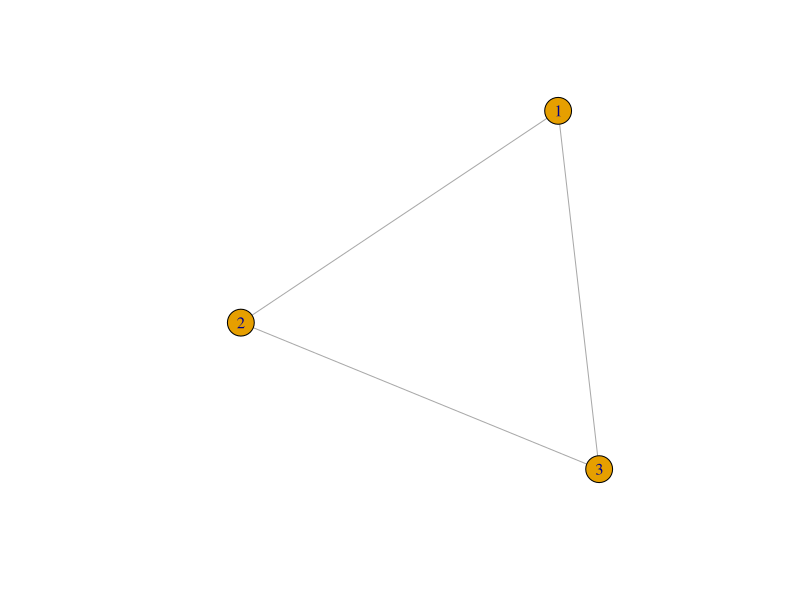
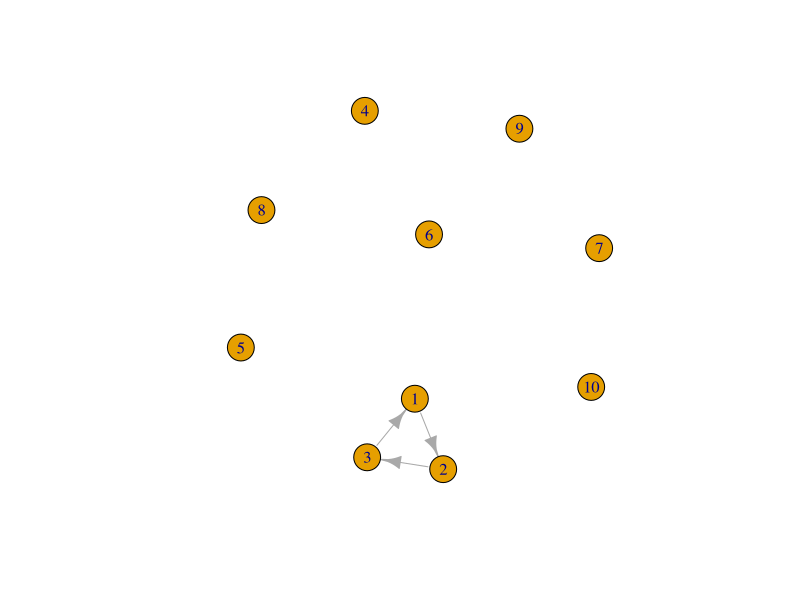
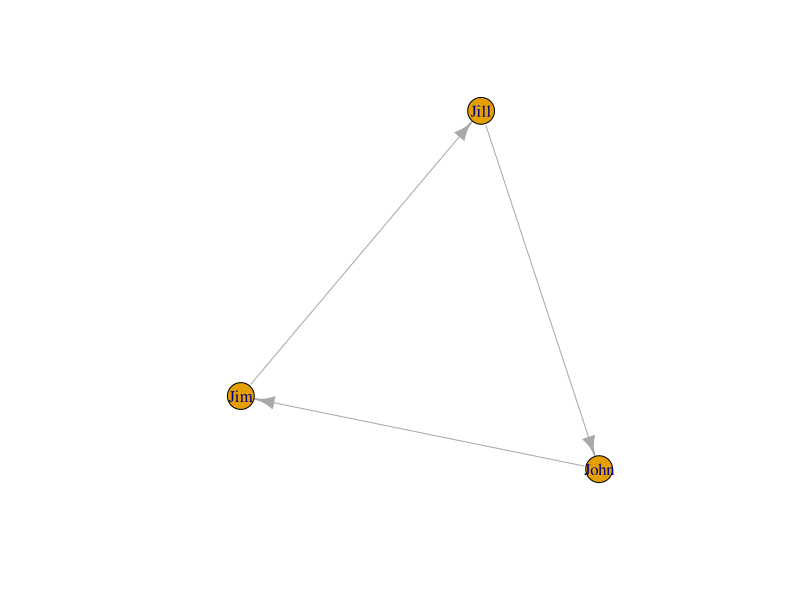
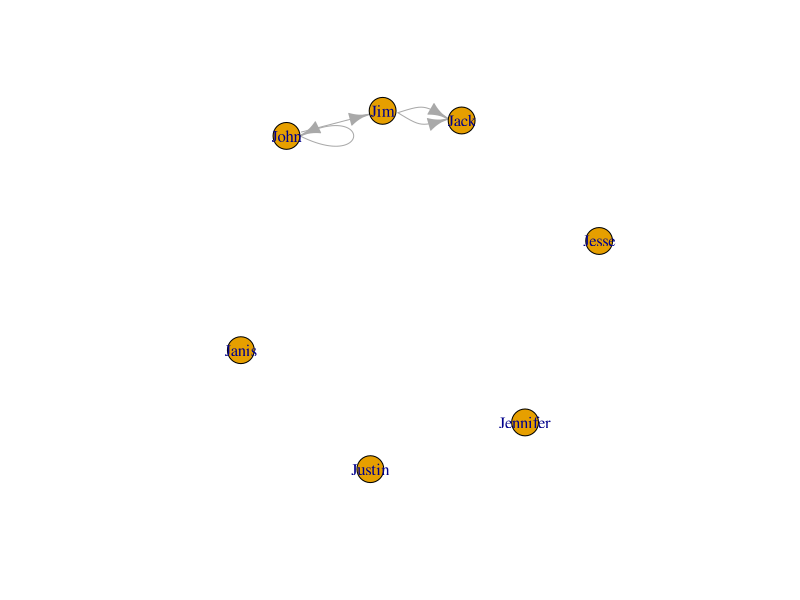
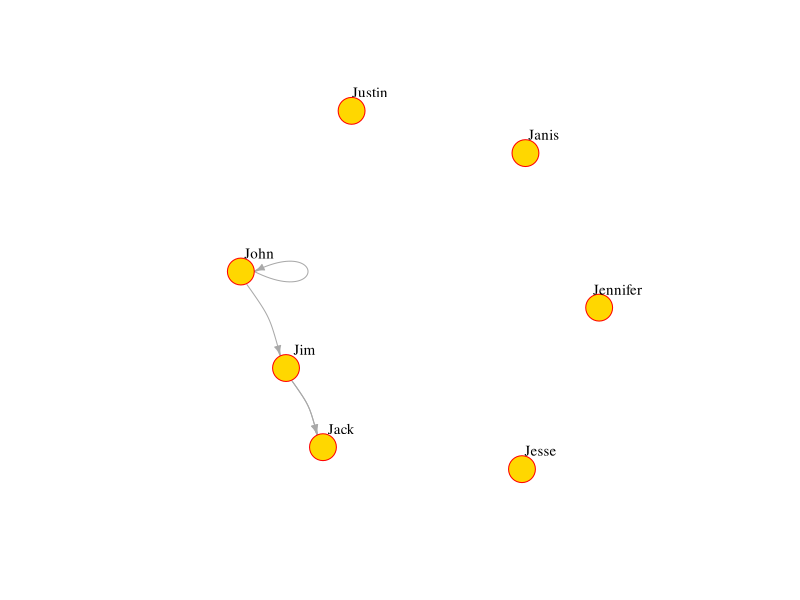
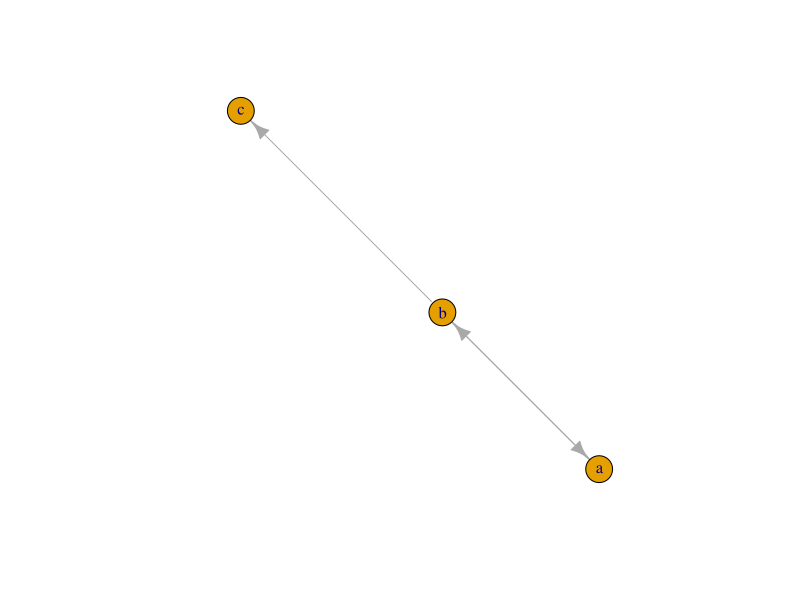
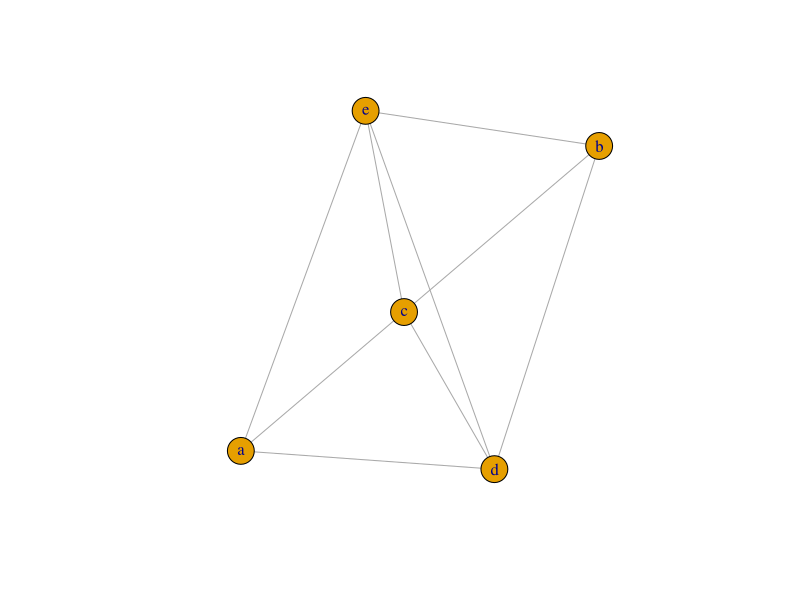
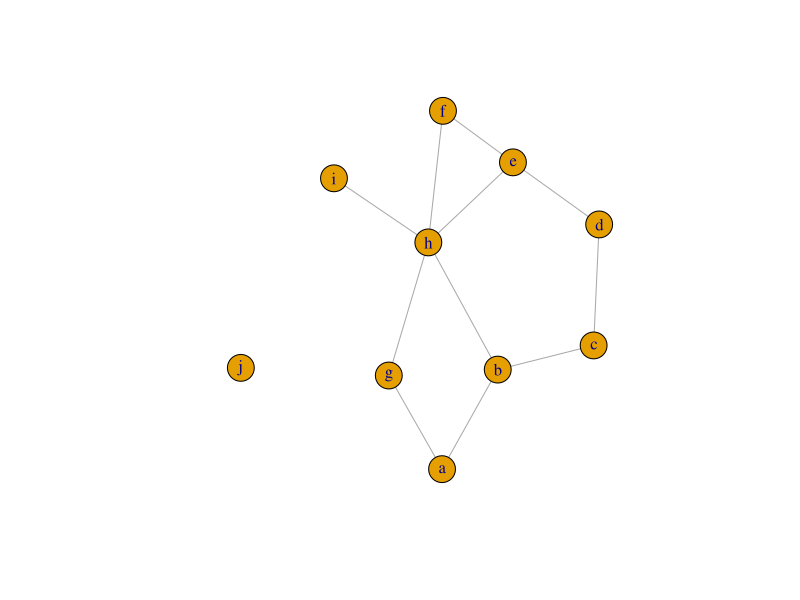

These charts were generated, in order, by the following R code:
library(igraph)

g1 <- graph( edges=c(1,2, 2,3, 3, 1), n=3, directed=F ) 
plot(g1) 

class(g1)
g1

g2 <- graph( edges=c(1,2, 2,3, 3, 1), n=10 )
plot(g2) 

g3 <- graph( c("John", "Jim", "Jim", "Jill", "Jill", "John")) # named vertices
# When the edge list has vertex names, the number of nodes is not needed
plot(g3)
g3

g4 <- graph( c("John", "Jim", "Jim", "Jack", "Jim", "Jack", "John", "John"), 
             isolates=c("Jesse", "Janis", "Jennifer", "Justin") )
plot(g4)
plot(g4, edge.arrow.size=.5, vertex.color="gold", vertex.size=15, 
     vertex.frame.color="red", vertex.label.color="black", 
     vertex.label.cex=0.9, vertex.label.dist=2, edge.curved=0.2) 

plot(graph_from_literal(a+-+b,b--+c))
?graph_from_literal
plot(graph_from_literal(a:b:c:d---c:d:e))

gl <- graph_from_literal(a-b-c-d-e-f, a-g-h-b, h-e:f:i, j)
plot(gl)

E(g4)
V(g4)
g4
plot(g4)
g4[1,]

V(g4)$name # automatically generated when we created the network.
V(g4)$gender <- c("male", "male", "male", "male", "female", "female", "male")
E(g4)$type <- "email" # Edge attribute, assign "email" to all edges
E(g4)$weight <- 10    # Edge weight, setting all existing edges to 10
edge_attr(g4)
vertex.attributes(g4)
graph_attr(g4)
plot(g4, edge.arrow.size=.3, vertex.color="gold", vertex.size=15, 
     vertex.frame.color="gray", vertex.label.color="black", 
     vertex.label.cex=0.8, vertex.label.dist=2, edge.curved=0.2) 
plot(g4)

g4 <- set_graph_attr(g4, "name", "Email Network")
g4 <- set_graph_attr(g4, "something", "A thing")
graph_attr_names(g4)
graph_attr(g4,"name")
graph_attr(g4)

g4 <- delete_graph_attr(g4, "something")
graph_attr(g4)

plot(g4, edge.arrow.size=.5, vertex.label.color="black", vertex.label.dist=2.5,
     vertex.color=c( "pink", "skyblue")[1+(V(g4)$gender=="male")] ) 

g4s <- simplify( g4, remove.multiple = T, remove.loops = T, 
                 edge.attr.comb=c(weight="sum", type="ignore") )
plot(g4s, vertex.label.dist=1.5)
g4s
## The description of an igraph object starts with up to four letters:

# D or U, for a directed or undirected graph
# N for a named graph (where nodes have a name attribute)
# W for a weighted graph (where edges have a weight attribute)
# B for a bipartite (two-mode) graph (where nodes have a type attribute)
# The two numbers that follow (7 5) refer to the number of nodes and edges in the graph. The description also lists node & edge attributes, for example:
  
# (g/c) - graph-level character attribute
# (v/c) - vertex-level character attribute
# (e/n) - edge-level numeric attribute